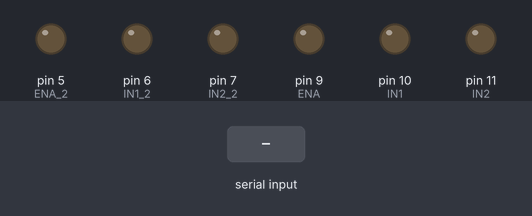
Bench run of a sketch on a simulated Arduino Uno, built for the host (arithmetic inside an expression is 32-bit, double 64-bit). On the bench: output pins drawn as LEDs (lit = HIGH). The test bench sets the inputs (shaded band).

Above: at 1.2 s.
1.3 s: "2\n" received over Serial
At 2.5 s:
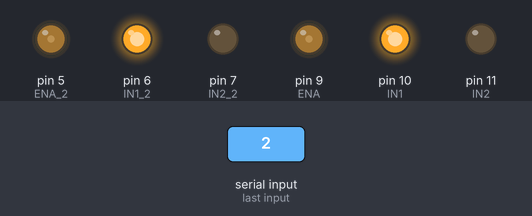
2.8 s: "1\n" received over Serial
At 3.8 s:
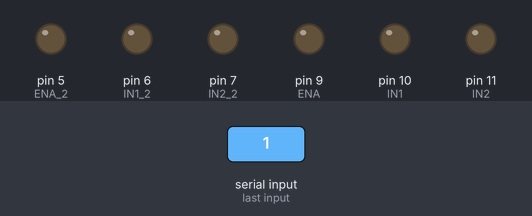
Timing chart, 0 to 5.8 s (numbered marks = the images above; inputs shaded):
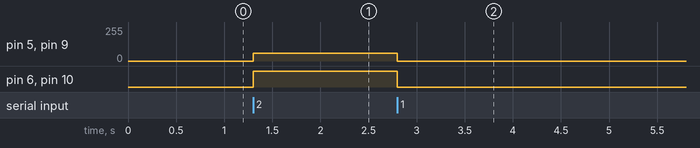

Measured:
- after the input at 1.3 s, pin 5 (ENA_2), pin 9 (ENA): 0/255 → 60/255 at once; pin 6 (IN1_2), pin 10 (IN1): LOW → HIGH at once
- after the input at 2.8 s, pin 5 (ENA_2), pin 9 (ENA): 60/255 → 0/255 at once; pin 6 (IN1_2), pin 10 (IN1): HIGH → LOW at once

The sketch:

dc_test.ino
```cpp
#include <Servo.h>
#include <Arduino.h>

String tmpReceiveString;


int ENA = 9; // PWM 제어 핀
int IN1 = 10; // 모터 회전 방향 제어 핀 1
int IN2 = 11; // 모터 회전 방향 제어 핀 2

int ENA_2 = 5; // PWM 제어 핀
int IN1_2 = 6; // 모터 회전 방향 제어 핀 1
int IN2_2 = 7; // 모터 회전 방향 제어 핀 2

void setup() {
  // put your setup code here, to run once:
    pinMode(ENA, OUTPUT);
    pinMode(IN1, OUTPUT);
    pinMode(IN2, OUTPUT);

    pinMode(ENA_2, OUTPUT);
    pinMode(IN1_2, OUTPUT);
    pinMode(IN2_2, OUTPUT);
    }

    void loop() {
    // put your main code here, to run repeatedly:
    if(Serial.available() >0)
    {
        // Serial.println("---");
        String inputStr = Serial.readStringUntil('\n');
        //Serial.println(inputStr);
        tmpReceiveString = inputStr;

    }

    if (tmpReceiveString != "")
        {
        if (tmpReceiveString == '1')
        {
            analogWrite(ENA, 0); // 속도 조절을 위한 PWM 신호 (0-255 사이의 값)
            digitalWrite(IN1, LOW); // 모터 회전 방향 설정
            digitalWrite(IN2, LOW);
            analogWrite(ENA_2, 0); // 속도 조절을 위한 PWM 신호 (0-255 사이의 값)
            digitalWrite(IN1_2, LOW); // 모터 회전 방향 설정
            digitalWrite(IN2_2, LOW);

        }

        if (tmpReceiveString == '2')
        {
            analogWrite(ENA, 60); // 속도 조절을 위한 PWM 신호 (0-255 사이의 값)
            digitalWrite(IN1, HIGH); // 모터 회전 방향 설정
            digitalWrite(IN2, LOW);
            analogWrite(ENA_2, 60); // 속도 조절을 위한 PWM 신호 (0-255 사이의 값)
            digitalWrite(IN1_2, HIGH); // 모터 회전 방향 설정
            digitalWrite(IN2_2, LOW);

        }
        }


}
```
